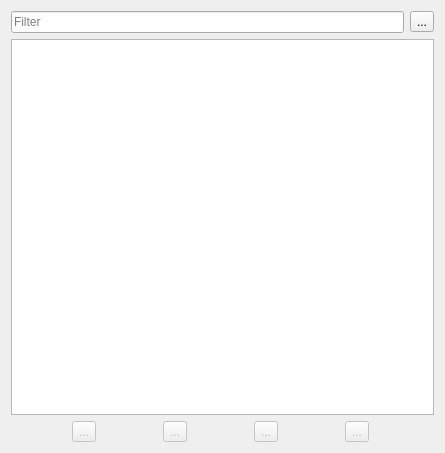
<?xml version="1.0" encoding="UTF-8"?>
<ui version="4.0">
 <class>VWidgetDependencies</class>
 <widget class="QWidget" name="VWidgetDependencies">
  <property name="geometry">
   <rect>
    <x>0</x>
    <y>0</y>
    <width>445</width>
    <height>453</height>
   </rect>
  </property>
  <property name="windowTitle">
   <string notr="true">Form</string>
  </property>
  <layout class="QVBoxLayout" name="verticalLayout">
   <item>
    <layout class="QHBoxLayout" name="horizontalLayout_2">
     <item>
      <widget class="QLineEdit" name="lineEditFilter">
       <property name="placeholderText">
        <string>Filter</string>
       </property>
      </widget>
     </item>
     <item>
      <widget class="QToolButton" name="toolButtonAutoGoToObject">
       <property name="toolTip">
        <string>Go to object automatically on node selection</string>
       </property>
       <property name="text">
        <string notr="true">...</string>
       </property>
       <property name="icon">
        <iconset theme="system-search"/>
       </property>
       <property name="checkable">
        <bool>true</bool>
       </property>
      </widget>
     </item>
    </layout>
   </item>
   <item>
    <widget class="QTreeView" name="treeView">
     <attribute name="headerHighlightSections">
      <bool>false</bool>
     </attribute>
    </widget>
   </item>
   <item>
    <layout class="QHBoxLayout" name="horizontalLayout">
     <item>
      <widget class="QToolButton" name="toolButtonTop">
       <property name="enabled">
        <bool>false</bool>
       </property>
       <property name="toolTip">
        <string>Move to earliest possible position in history</string>
       </property>
       <property name="text">
        <string notr="true">...</string>
       </property>
      </widget>
     </item>
     <item>
      <widget class="QToolButton" name="toolButtonUp">
       <property name="enabled">
        <bool>false</bool>
       </property>
       <property name="toolTip">
        <string>Move earlier in history</string>
       </property>
       <property name="text">
        <string notr="true">...</string>
       </property>
      </widget>
     </item>
     <item>
      <widget class="QToolButton" name="toolButtonDown">
       <property name="enabled">
        <bool>false</bool>
       </property>
       <property name="toolTip">
        <string>Move later in history</string>
       </property>
       <property name="text">
        <string notr="true">...</string>
       </property>
      </widget>
     </item>
     <item>
      <widget class="QToolButton" name="toolButtonBottom">
       <property name="enabled">
        <bool>false</bool>
       </property>
       <property name="toolTip">
        <string>Move to latest possible position in history</string>
       </property>
       <property name="text">
        <string notr="true">...</string>
       </property>
      </widget>
     </item>
    </layout>
   </item>
  </layout>
 </widget>
 <resources/>
 <connections/>
</ui>
